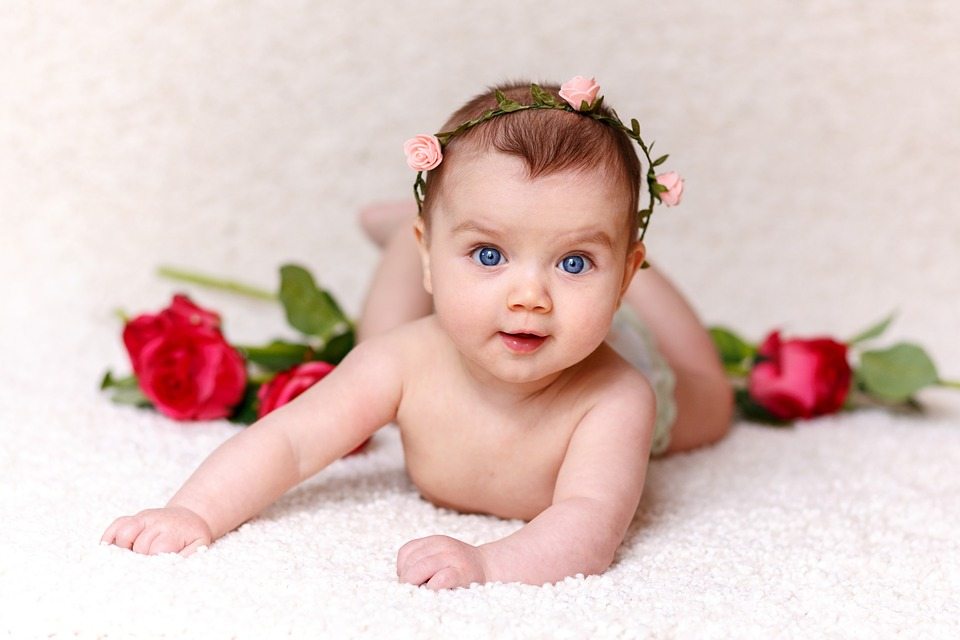
#> input picture 8.Open CV/baby.jpg, 960 x 640 px
$ jupyter execute --allow-errors 'Face Detection.ipynb'   (shell and % lines are left out)   (text cells are left out)
#> lines starting #> are read from the running program, lines starting #| are printed output that depends on the picture; after the words box and inside, x2 and y2 are one past the last pixel; in counts of white or black regions, pixels touching at a corner belong together; pictures that were not available may be replaced by others from this repository, and a replacement may not be noted
[cell 1]
import numpy as np
import cv2
import matplotlib.pyplot as plt

[cell 2]
#Loading the image to be tested
test_image = cv2.imread('baby.jpg')
#> test_image is the input picture: shape (640, 960, 3); mean B, G, R 194, 199.3, 222.8

[cell 3]
#Converting to grayscale
test_image_gray = cv2.cvtColor(test_image, cv2.COLOR_BGR2GRAY)
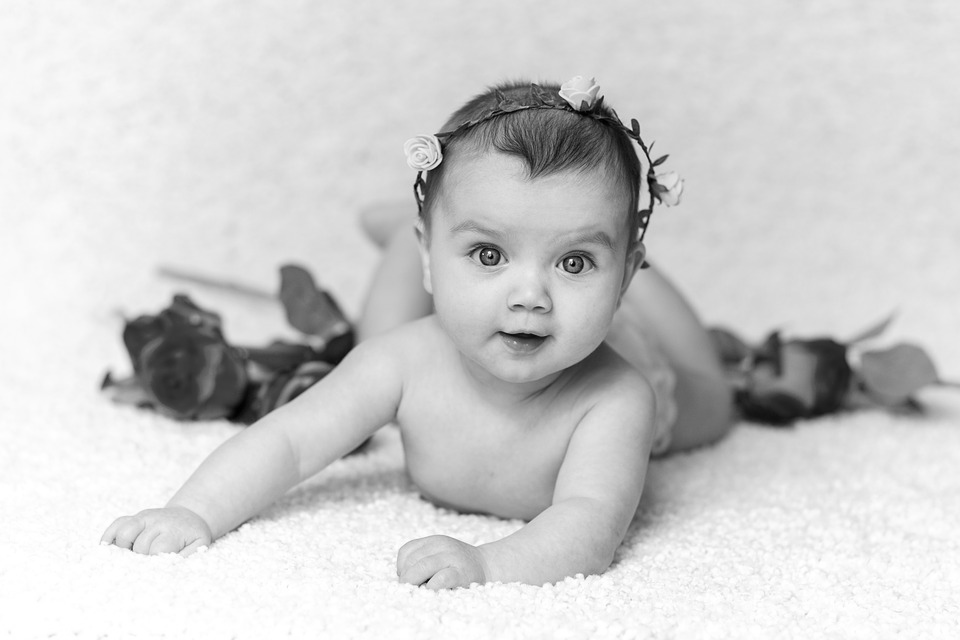
#> test_image_gray: shape (640, 960); min 0, max 255, mean 205.8

[cell 4]
# Displaying the grayscale image
plt.imshow(test_image_gray, cmap='gray')

#> (a cell that did not finish here is left out)

[cell 6]
def convertToRGB(image):
    return cv2.cvtColor(image, cv2.COLOR_BGR2RGB)

#> (a cell that did not finish here is left out)

#> (a cell that did not finish here is left out)

[cell 9]
haar_cascade_face =cv2.CascadeClassifier(cv2.data.haarcascades + "haarcascade_frontalface_default.xml")

#> (a cell that did not finish here is left out)

[cell 11]
faces_rects = haar_cascade_face.detectMultiScale(test_image_gray, scaleFactor = 1.2, minNeighbors = 5);
#> faces_rects = [[408, 165, 242, 242]]

# Let us print the no. of faces found
print('Faces found: ', len(faces_rects))
#| Faces found:  1

[cell 12]
for (x,y,w,h) in faces_rects:
     cv2.rectangle(test_image, (x, y), (x+w, y+h), (0, 255, 0), 2)
#> this loop made 1 pass
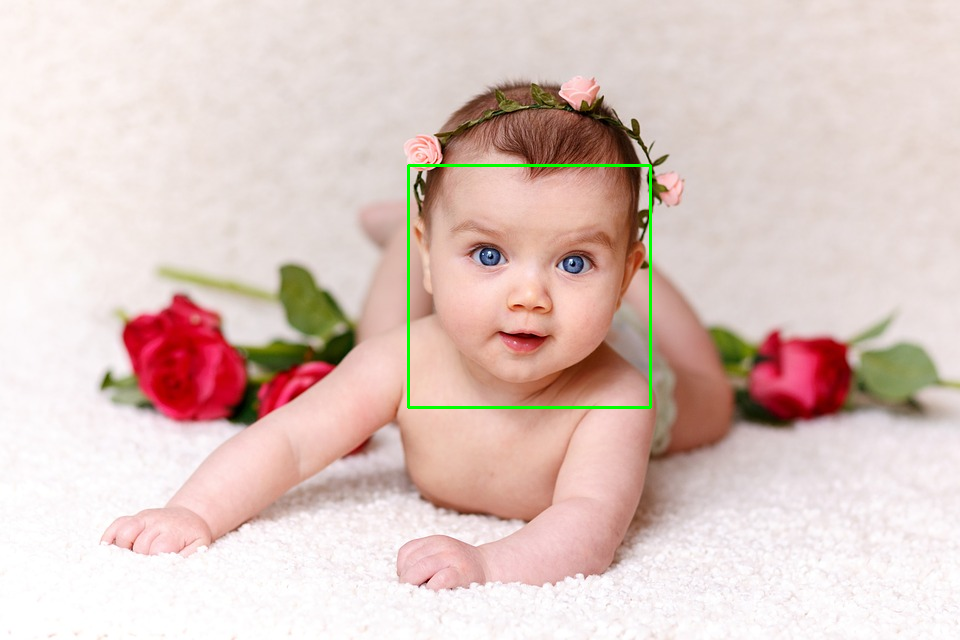
#> test_image: shape (640, 960, 3); 0.47% of pixels changed, all inside (x1, y1, x2, y2) = (407, 164, 652, 409)

[cell 13]
#convert image to RGB and show image

plt.imshow(convertToRGB(test_image))

#> (a cell that did not finish here is left out)

[cell 15]
def detect_faces(cascade, test_image, scaleFactor = 1.1):
    # create a copy of the image to prevent any changes to the original one.
    image_copy = test_image.copy()

    #convert the test image to gray scale as opencv face detector expects gray images
    gray_image = cv2.cvtColor(image_copy, cv2.COLOR_BGR2GRAY)

    # Applying the haar classifier to detect faces
    faces_rect = cascade.detectMultiScale(gray_image, scaleFactor=scaleFactor, minNeighbors=5)

    for (x, y, w, h) in faces_rect:
        cv2.rectangle(image_copy, (x, y), (x+w, y+h), (0, 255, 0), 15)

    return image_copy

#> (a cell that did not finish here is left out)

[cell 17]
#loading image
test_image2 = cv2.imread('baby1.jpg')
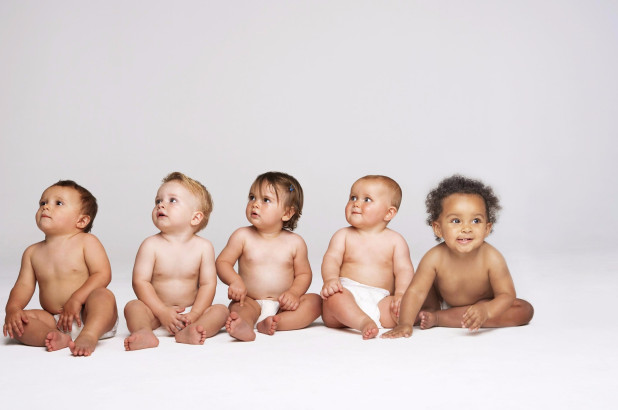
#> input picture 8.Open CV/baby1.jpeg, 618 x 410 px, given in place of baby1.jpg, which was not available
#> test_image2 is the input picture: shape (410, 618, 3); mean B, G, R 201.6, 204.2, 217.8

[cell 18]
# Converting to grayscale
test_image_gray = cv2.cvtColor(test_image, cv2.COLOR_BGR2GRAY)
